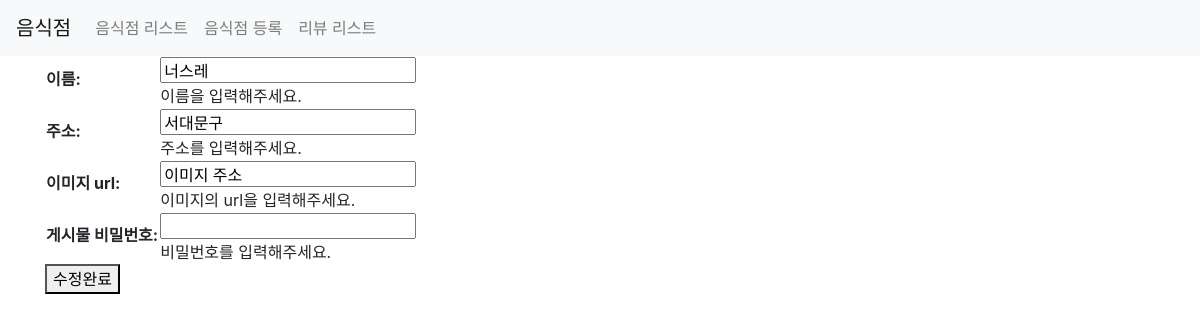
The page /third/update/?id=16 on the database its author committed.
### third/models.py (models this page shows)
class Restaurant(models.Model):
    name=models.CharField(max_length=30)
    address=models.CharField(max_length=200)
    password =models.CharField(max_length=20,default=None,null=True)
    image=models.CharField(max_length=500,default=None,null=True)
    created_at = models.DateTimeField(auto_now_add=True)
    updated_at = models.DateTimeField(auto_now=True)

### third/views.py (the view)
# urls.py: path('update/', views.update, name='restaurant-update'),
def update(request):
    if request.method == 'POST' and 'id' in request.POST:
        item = get_object_or_404(Restaurant, pk=request.POST.get('id'))
        password = request.POST.get("password", "")
        form = UpdateRestaurantForm(request.POST, instance=item)  # NOTE: instance 인자(수정대상) 지정
        if form.is_valid() and password == item.password:  # 비밀번호 검증 추가
            item = form.save()
    elif 'id' in request.GET:
        item = get_object_or_404(Restaurant, pk=request.GET.get('id'))
        form = Restaurantform(instance=item)
        form.password = ''  # password 데이터를 비웁니다.
        return render(request, 'third/update.html', {'form': form})
    return HttpResponseRedirect('/third/list/')  # 리스트 화면으로 이동합니다.

### third/forms.py
class Restaurantform(ModelForm):
    class Meta:
        model = Restaurant
        fields = ['name', 'address', 'image', 'password']
        labels = {
            'name': _('이름'),
            'address': _('주소'),
            'image': _('이미지 url'),
            'password': _('게시물 비밀번호'),
        }
        help_texts = {
            'name': _('이름을 입력해주세요.'),
            'address': _('주소를 입력해주세요.'),
            'image': _('이미지의 url을 입력해주세요.'),
            'password': _('비밀번호를 입력해주세요.'),
        }
        widgets = {
        	'password': forms.PasswordInput()
        }
        error_messages = {
            'name': {
                'max_length': _("이름이 너무 깁니다. 30자 이하로 해주세요."),
            },
            'image': {
                'max_length': _("이미지 주소의 길이 너무 깁니다. 400자 이하로 해주세요."),
            },
            'password': {
                'max_length': _("비밀번호가 너무 깁니다. 20자 이하로 해주세요."),
            },
        }

### third/templates/third/update.html (shortened to what this page needs)
{% extends 'third/base.html' %}
{% load static %}
{% block content %}
<div class="container">
    <form action="{% url 'restaurant-update' %}" method="post">
        <table>
            {{ form.as_table }}
        </table>
        <button type="submit">수정완료</button>
    </form>
</div>
{% endblock %}

### rows shown on the page
Restaurant: name "너스레", address "서대문구", image "이미지 주소"
